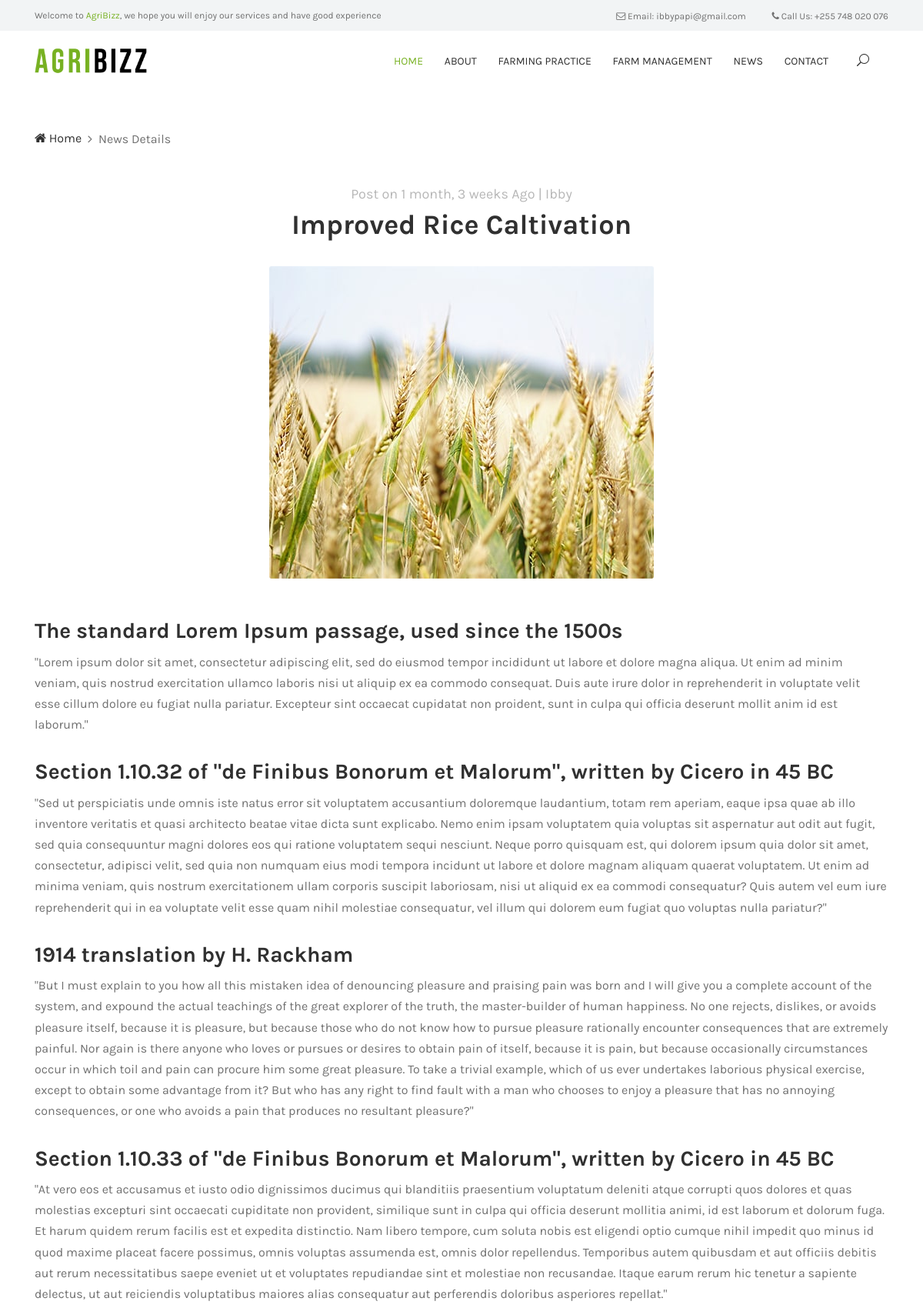
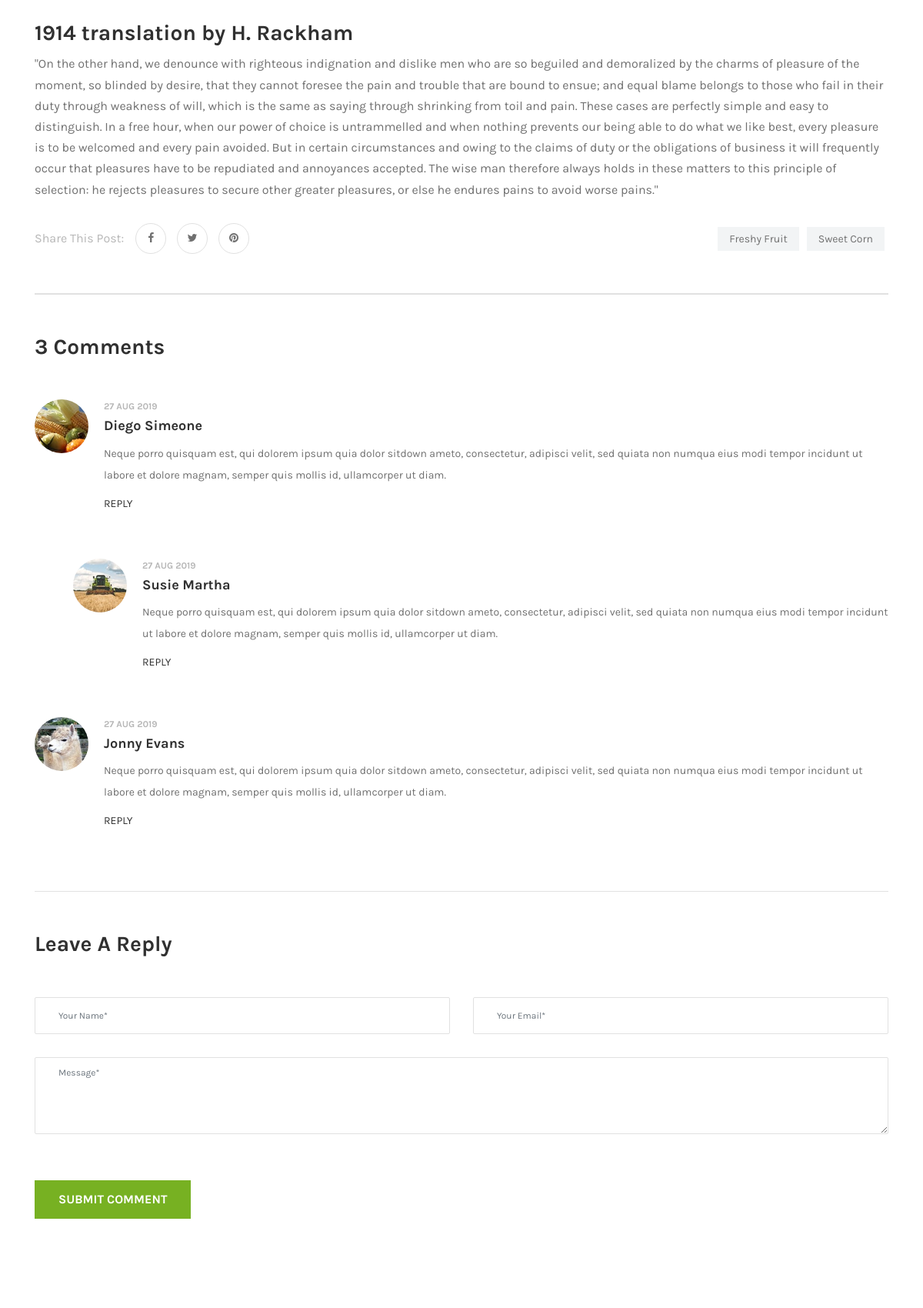
Page /farming_practice/improved-rice-caltivation (upper part) on the committed database (2 pictures, top to bottom).
### blog/models.py (models this page shows, shortened)
class BlogPost (models.Model):
    STATUS_CHOICE = (('draft', 'Draft'), ('published', 'Published'),)
    author = models.ForeignKey(
        Author, on_delete=models.CASCADE, related_name='blog_posts')
    title = models.CharField(max_length=200,)
    overview = models.CharField(max_length=150, default='', blank=True)
    slug = models.SlugField(null=True, unique=True)
    categories = models.ManyToManyField(Category)
    thumbnail = models.ImageField(upload_to=upload_location, null=True, blank=True)
    icon = ImageField(upload_to=upload_location, null=True, blank=True)
    content = HTMLField()
    publish = models.DateTimeField(default=timezone.now)
    date_created = models.DateTimeField(
        auto_now_add=True, verbose_name="date_published")
    date_updated = models.DateTimeField(
        auto_now=True, verbose_name="date_updated")
    status = models.CharField(
        max_length=10, choices=STATUS_CHOICE, default='draft')
    featured = models.BooleanField()
    class Meta:
        ordering = ('-publish',)

class Author(models.Model):
    user = models.OneToOneField(User, on_delete=models.CASCADE)
    profile_pic = models.ImageField()
    def __str__(self):
        return self.user.username

### blog/views.py (the view)
# urls.py: path('farming_practice/<slug:slug>', practice_details, name='practice_details'),
def practice_details(request, slug):  # View for the practice details page
    post = BlogPost.objects.get(slug=slug)
    context = {
        'post': post,
    }
    return render(request, "practice_details.html", context)

### templates/practice_details.html
{% extends 'base.html' %}
{% load static %}
{% block content %}
  <div class="famie-breadcrumb">
    <div class="container">
      <nav aria-label="breadcrumb">
        <ol class="breadcrumb">
          <li class="breadcrumb-item"><a href="/"><i class="fa fa-home"></i> Home</a></li>
          <li class="breadcrumb-item active" aria-current="page">News Details</li>
        </ol>
      </nav>
    </div>
  </div>
  <section class="news-details-area section-padding-0-100">
    <div class="container">
      <div class="row">
        <div class="col-12 mb-50">
          <div class="news-details-content text-center">
            <h6>Post on <a href="#" class="post-date">{{ post.date_created | timesince }}</a> Ago <a href="#" class="post-author">| {{ post.author }}</a></h6>
            <h2 class="post-title">{{ post.title }}</h2>
            <div class="benefits-thumbnail mb-50">
                    <img src="{{ post.thumbnail.url}}" alt="">
                </div>
              <div >
                {{ post.content | safe }}
              </div>
            <div class="share-tags d-flex flex-wrap align-items-center justify-content-between">
              <div class="share-post d-flex align-items-center">
                <span>Share This post:</span>
                <div class="share-icons">
                  <a href="#"><i class="fa fa-facebook"></i></a>
                  <a href="#"><i class="fa fa-twitter"></i></a>
                  <a href="#"><i class="fa fa-pinterest"></i></a>
                </div>
              </div>
              <ul class="famie-tags">
                <li><a href="#">Freshy Fruit</a></li>
                <li><a href="#">Sweet Corn</a></li>
              </ul>
            </div>
          </div>
          <div class="comment_area clearfix mb-50">
            <h3 class="mb-50">3 Comments</h3>
            <ul>
              <li class="single_comment_area">
                <div class="comment-content d-flex">
                  <div class="comment-author">
                    <img src="{% static 'img/bg-img/31.jpg' %}" alt="author">
                  </div>
                  <div class="comment-meta">
                    <a href="#" class="comment-date">27 Aug 2019</a>
                    <h6>Diego Simeone</h6>
                    <p>Neque porro quisquam est, qui dolorem ipsum quia dolor sitdown ameto, consectetur, adipisci velit, sed quiata non numqua eius modi tempor incidunt ut labore et dolore magnam, semper quis mollis id, ullamcorper ut diam.</p>
                    <a href="#" class="reply">Reply</a>
                  </div>
                </div>
                <ol class="children">
                  <li class="single_comment_area">
                    <div class="comment-content d-flex">
                      <div class="comment-author">
                        <img src="{% static 'img/bg-img/32.jpg' %}" alt="author">
                      </div>
                      <div class="comment-meta">
                        <a href="#" class="comment-date">27 Aug 2019</a>
                        <h6>Susie Martha</h6>
                        <p>Neque porro quisquam est, qui dolorem ipsum quia dolor sitdown ameto, consectetur, adipisci velit, sed quiata non numqua eius modi tempor incidunt ut labore et dolore magnam, semper quis mollis id, ullamcorper ut diam.</p>
                        <a href="#" class="reply">Reply</a>
                      </div>
                    </div>
                  </li>
                </ol>
              </li>
              <li class="single_comment_area">
                <div class="comment-content d-flex">
                  <div class="comment-author">
                    <img src="{% static 'img/bg-img/33.jpg' %}" alt="author">
                  </div>
                  <div class="comment-meta">
                    <a href="#" class="comment-date">27 Aug 2019</a>
                    <h6>Jonny Evans</h6>
                    <p>Neque porro quisquam est, qui dolorem ipsum quia dolor sitdown ameto, consectetur, adipisci velit, sed quiata non numqua eius modi tempor incidunt ut labore et dolore magnam, semper quis mollis id, ullamcorper ut diam.</p>
                    <a href="#" class="reply">Reply</a>
                  </div>
                </div>
              </li>
            </ul>
          </div>
          <div class="post-a-comment-area">
            <h3 class="mb-50">Leave A Reply</h3>
            <div class="contact-form-area">
              <form action="#" method="post">
                <div class="row">
                  <div class="col-12 col-lg-6">
                    <input type="text" class="form-control" id="name" placeholder="Your Name*">
                  </div>
                  <div class="col-12 col-lg-6">
                    <input type="email" class="form-control" id="email" placeholder="Your Email*">
                  </div>
                  <div class="col-12">
                    <textarea name="message" class="form-control" id="message" placeholder="Message*"></textarea>
                  </div>
                  <div class="col-12">
                    <button class="btn famie-btn mt-30" type="submit">Submit Comment</button>
                  </div>
                </div>
              </form>
            </div>
          </div>
        </div>
      </div>
    </div>
  </section>
{% endblock content %}

### static/css/classy-nav.css (style rules this page uses)
body { font-family: "Roboto", sans-serif; }
ul { margin: 0; }
ul li { list-style: none; }
img { height: auto; max-width: 100%; }
.justify-content-between { -webkit-box-pack: justify; -ms-flex-pack: justify; justify-content: space-between; }

### rows in the picture
BlogPost: date_created "1 month, 3 weeks", author "Ibby", title "Improved Rice Caltivation", thumbnail (picture), content "The standard Lorem Ipsum passage, used since the 1500s \"Lorem ipsum dolor sit amet, consectetur adipiscing elit, sed do eiusmod tempor incididunt ut labore et dolore magna aliqua. Ut enim ad minim veniam, quis nostrud exercitation ullamco laboris nisi ut aliquip ex ea commodo consequat. Duis aute irure dolor in reprehenderit in voluptate velit esse cillum dolore eu fugiat nulla pariatur. Excepteur sint occaecat cupidatat non proident, sunt in culpa qui officia deserunt mollit anim id est laborum.\" Section 1.10.32 of \"de Finibus Bonorum et Malorum\", written by Cicero in 45 BC \"Sed ut perspiciatis unde omnis iste natus error sit voluptatem accusantium doloremque laudantium, totam rem aperiam,…"
